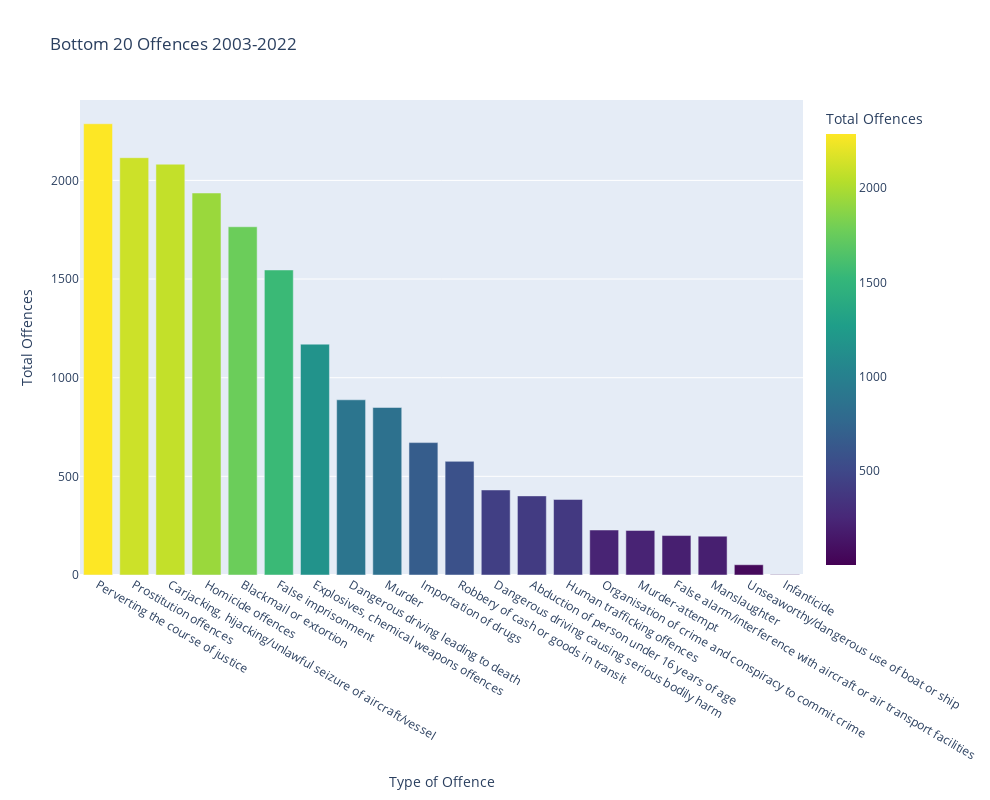

Notebook code for this chart:
### Code cell
# Visualise Bottom 20 'Type of Offence'

fig = px.bar(  
    data_frame=bottom20,    
    x=bottom20.index,   y='VALUE', 
    title='Bottom 20 Offences 2003-2022',
    width=990, height=800, labels={'VALUE': 'Total Offences'},
    # [1] color scales
    color='VALUE', color_continuous_scale=px.colors.sequential.Viridis)

# [2] order the barchart
fig.update_layout(xaxis = {"categoryorder":"total descending"})
fig.show()

### Figure 1 — Plotly figure (JSON) as saved in the notebook; plotly's stock layout.template omitted (floating-point values rounded to 4 significant figures)
{"data": [{"alignmentgroup": "True", "hovertemplate": "Type of Offence=%{x}<br>Total Offences=%{marker.color}<extra></extra>", "legendgroup": "", "marker": {"color": [2287, 2115, 2082, 1936, 1765, 1546, 1170, 888, 849, 671, 576, 431, 401, 383, 228, 226, 200, 197, 52, 2], "coloraxis": "coloraxis", "pattern": {"shape": ""}}, "name": "", "offsetgroup": "", "orientation": "v", "showlegend": false, "textposition": "auto", "type": "bar", "x": ["Perverting the course of justice", "Prostitution offences", "Carjacking, hijacking/unlawful seizure of aircraft/vessel", "Homicide offences", "Blackmail or extortion", "False imprisonment", "Explosives, chemical weapons offences", "Dangerous driving leading to death", "Murder", "Importation of drugs", "Robbery of cash or goods in transit", "Dangerous driving causing serious bodily harm", "Abduction of person under 16 years of age", "Human trafficking offences", "Organisation of crime and conspiracy to commit crime", "Murder-attempt", "False alarm/interference with aircraft or air transport facilities", "Manslaughter", "Unseaworthy/dangerous use of boat or ship", "Infanticide"], "xaxis": "x", "y": [2287, 2115, 2082, 1936, 1765, 1546, 1170, 888, 849, 671, 576, 431, 401, 383, 228, 226, 200, 197, 52, 2], "yaxis": "y"}], "layout": {"barmode": "relative", "coloraxis": {"colorbar": {"title": {"text": "Total Offences"}}, "colorscale": [[0, "#440154"], [0.1111, "#482878"], [0.2222, "#3e4989"], [0.3333, "#31688e"], [0.4444, "#26828e"], [0.5556, "#1f9e89"], [0.6667, "#35b779"], [0.7778, "#6ece58"], [0.8889, "#b5de2b"], [1, "#fde725"]]}, "height": 800, "legend": {"tracegroupgap": 0}, "title": {"text": "Bottom 20 Offences 2003-2022"}, "width": 990, "xaxis": {"anchor": "y", "categoryorder": "total descending", "domain": [0, 1], "title": {"text": "Type of Offence"}}, "yaxis": {"anchor": "x", "domain": [0, 1], "title": {"text": "Total Offences"}}}}
